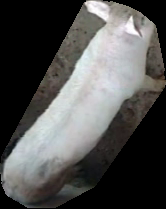
#> input picture porco/1016.png, 166 x 209 px, given in place of 8.png, which was not available
$ python tirarfundo.py
#> lines starting #> are read from the running program, lines starting #| are printed output that depends on the picture; after the words box and inside, x2 and y2 are one past the last pixel; in counts of white or black regions, pixels touching at a corner belong together
import cv2
a=0
while True:
    a+=8
    print(a)
    file_name = "porco/{}.png".format(a)
    src = cv2.imread(file_name, 1)
#> src is the input picture: shape (209, 166, 3); mean B, G, R 80.1, 81.2, 81.4
    tmp = cv2.cvtColor(src, cv2.COLOR_BGR2GRAY)
    _,alpha = cv2.threshold(tmp,0,255,cv2.THRESH_BINARY)
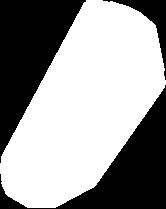
#> alpha: shape (209, 166); 60.5% white; 3 black regions, box (x1, y1, x2, y2) and area: (0, 0, 86, 163) 6766, (0, 85, 166, 209) 5942, (103, 0, 166, 80) 991
    b, g, r = cv2.split(src)
    rgba = [b,g,r, alpha]
    dst = cv2.merge(rgba,4)
    cv2.imwrite("semfundo/{}.png".format(a), dst)
#> pass 2 of the loop `while True:`:
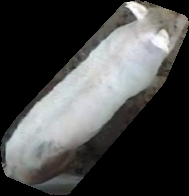
#> input picture porco/1056.png, 189 x 196 px, given in place of 16.png, which was not available
#> src is the input picture: shape (196, 189, 3); mean B, G, R 72.3, 73, 72.4
#> tmp: shape (196, 189)
#> `_,alpha = cv2.threshold(tmp,0,255,cv2.THRESH_BINARY)`:
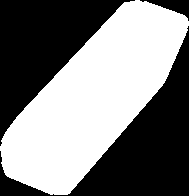
#> alpha: shape (196, 189); 50% white; 1 white region, box (x1, y1, x2, y2) and area: (0, 0, 189, 195) 18507
#> b: shape (196, 189)
#> g: shape (196, 189)
#> r: shape (196, 189)
#> dst: shape (196, 189, 4)
#> (the run stopped early here; a loop or call above may not have finished)
